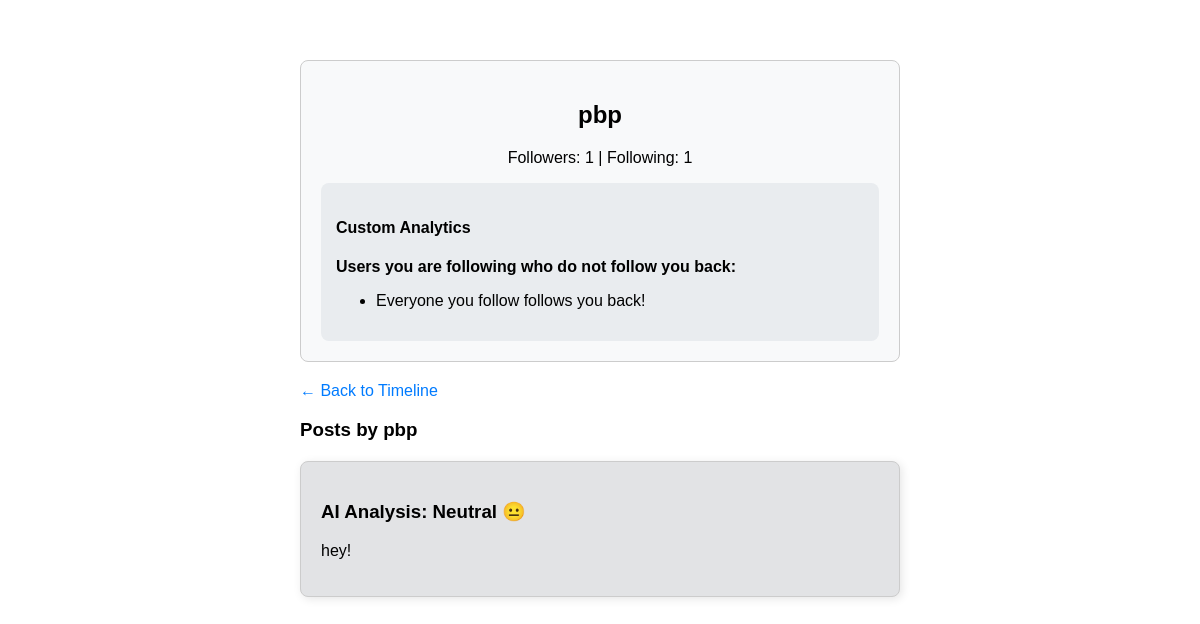
/profile/pbp (signed in), run on an earlier commit of the app's database.
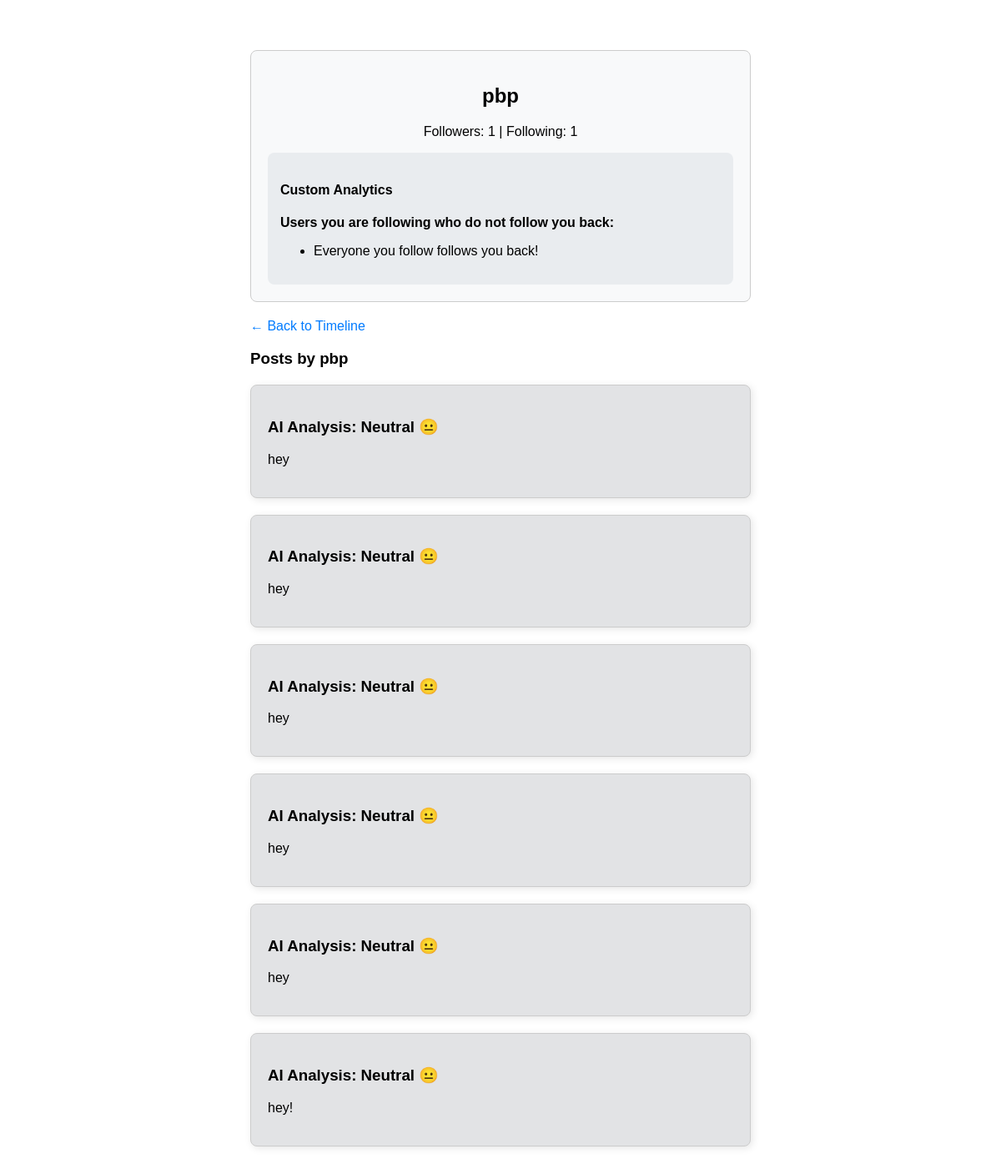
And on a later commit of the database.
### app.py (models this page shows, shortened)
class User(UserMixin, db.Model):
    id = db.Column(db.Integer, primary_key=True)
    username = db.Column(db.String(150), unique=True, nullable=False)
    password = db.Column(db.String(150), nullable=False)
    posts = db.relationship('Post', backref='author', lazy=True)
    followed = db.relationship(
        'User', secondary=followers,
        primaryjoin=(followers.c.follower_id == id),
        secondaryjoin=(followers.c.followed_id == id),
        backref=db.backref('followers', lazy='dynamic'), lazy='dynamic')

class Post(db.Model):
    id = db.Column(db.Integer, primary_key=True)
    text = db.Column(db.String(500), nullable=False)
    mood = db.Column(db.String(50), nullable=False)
    color = db.Column(db.String(20), nullable=False)
    user_id = db.Column(db.Integer, db.ForeignKey('user.id'), nullable=False)

### app.py (the view)
@app.route('/profile/<username>')
@login_required
def profile(username):
    user = User.query.filter_by(username=username).first_or_404()
    posts = Post.query.filter_by(user_id=user.id).order_by(Post.id.desc()).all()
    following_list = set(user.followed)
    followers_list = set(user.followers)
    not_following_back = following_list - followers_list
    return render_template('profile.html', user=user, posts=posts, not_following_back=not_following_back)

### app.py (called while the page is built)
@login_manager.user_loader
def load_user(user_id):
    return User.query.get(int(user_id))

### templates/profile.html (shortened to what this page needs)
<!DOCTYPE html>
<html>
<head>
</head>
<body>
    <div class="profile-header">
        <h2>{{ user.username }}</h2>
        <p>Followers: {{ user.followers.count() }} | Following: {{ user.followed.count() }}</p>
        {% if user == current_user %}
        <div class="analytics">
            <h4>Custom Analytics</h4>
            <p><strong>Users you are following who do not follow you back:</strong></p>
            <ul>
                {% for non_follower in not_following_back %}
                    <li><a href="/profile/{{ non_follower.username }}">{{ non_follower.username }}</a></li>
                {% else %}
                    <li>Everyone you follow follows you back!</li>
                {% endfor %}
            </ul>
        </div>
        {% endif %}
    </div>
    <a href="/">← Back to Timeline</a>
    <h3>Posts by {{ user.username }}</h3>
    {% for post in posts %}
    <div class="post" style="background-color: {{ post.color }};">
        <h3>AI Analysis: {{ post.mood }}</h3>
        <p>{{ post.text }}</p>
    </div>
    {% else %}
    <p>This user hasn't posted anything yet.</p>
    {% endfor %}
</body>
</html>

### templates/profile.html (style rules this page uses)
body { font-family: Arial, sans-serif; max-width: 600px; margin: 40px auto; padding: 20px; }
.profile-header { background-color: #f8f9fa; padding: 20px; border-radius: 8px; text-align: center; margin-bottom: 20px; border: 1px solid #ccc; }
.post { margin-top: 20px; padding: 20px; border-radius: 8px; border: 1px solid #ccc; box-shadow: 2px 2px 10px rgba(0,0,0,0.1); }
.analytics { background-color: #e9ecef; padding: 15px; border-radius: 8px; margin-top: 15px; text-align: left; }
.analytics ul { margin-top: 5px; }
a { text-decoration: none; color: #007bff; }

What changed in the data, as far as the page shows it:
added Post: mood "Neutral 😐", text "hey"
added Post: mood "Neutral 😐", text "hey"
added Post: mood "Neutral 😐", text "hey"
added Post: mood "Neutral 😐", text "hey"
added Post: mood "Neutral 😐", text "hey"
